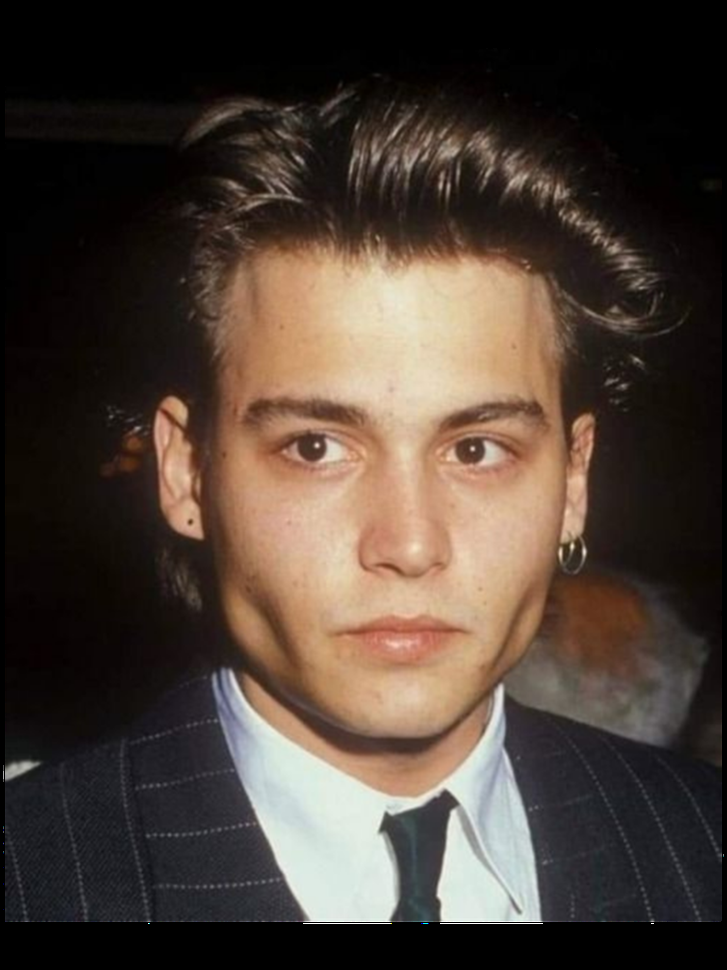
#> input picture face recognition/faces_to_train/Jonny Depp/1702798852_YoungJohnnyDepp.png, 727 x 970 px, shrunk from 2400 x 3200 before the run; its folder holds only this picture in this run
$ python face_train.py
#> lines starting #> are read from the running program, lines starting #| are printed output that depends on the picture
import cv2 as cv
import numpy as np
import os


haar_cascade = cv.CascadeClassifier('haar_face_recognition.xml')
people = ['Jonny Depp', 'Zayn Malik', 'Zendaya']
DIR = r'faces_to_train'

features = []
labels = []


def create_train():
    for person in people:
        path = os.path.join(DIR,person)
        label = people.index(person)

        for img in os.listdir(path):
            img_path = os.path.join(path,img)

            img_array = cv.imread(img_path)
#> img_array is the input picture: shape (970, 727, 3); mean B, G, R 53.9, 62.9, 75.5
            gray = cv.cvtColor(img_array,cv.COLOR_BGR2GRAY)
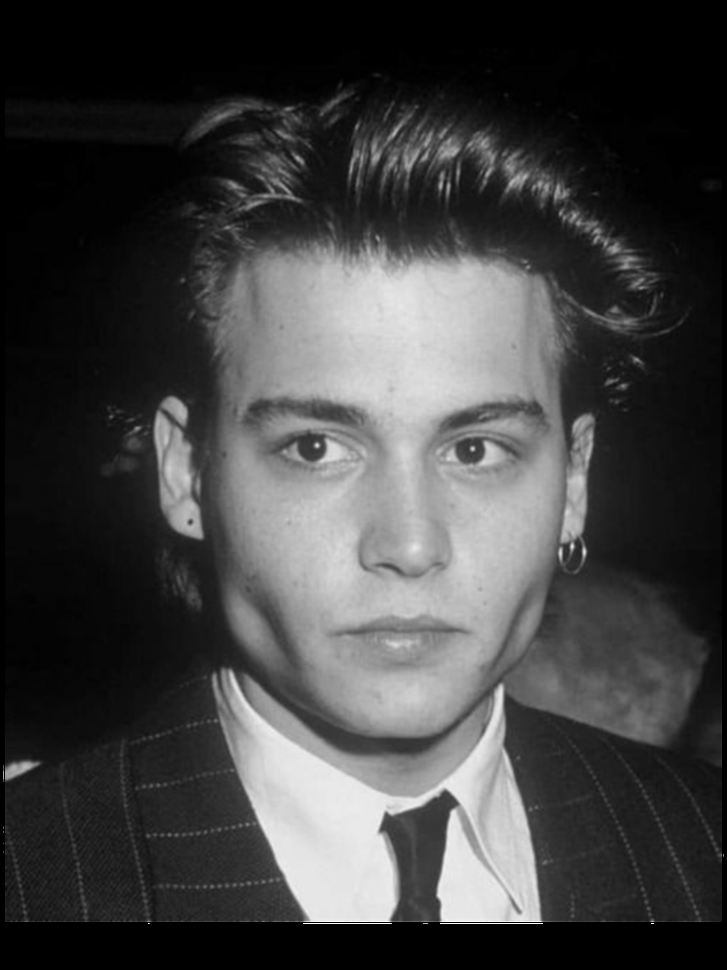
#> gray: shape (970, 727); min 0, max 255, mean 65.6

            Face_rect = haar_cascade.detectMultiScale(gray,5,4)
#> Face_rect = [[89, 206, 600, 600]]

            for (x,y,w,h) in Face_rect:
                face_roi = gray[y:y+h,x:x+w]
                features.append(face_roi)
                labels.append(label)
#> this loop made 1 pass
#> pass 1, in create_train, `face_roi = gray[y:y+h,x:x+w]`:
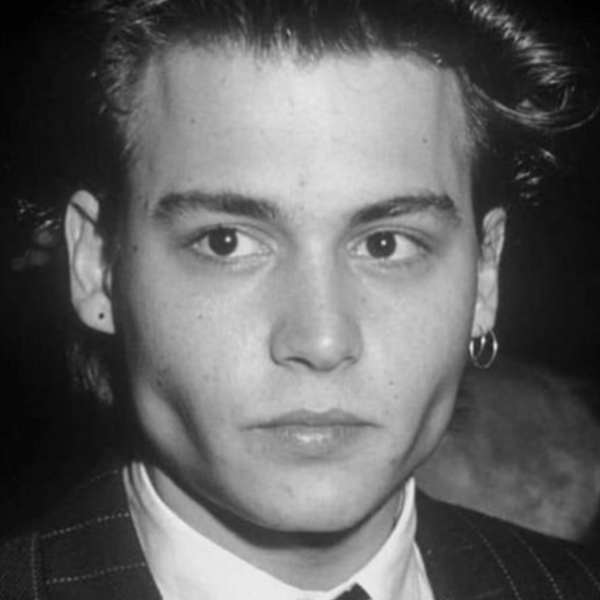
#> face_roi: shape (600, 600); min 1, max 238, mean 99.1
#> after the loop, features = 1 item; labels = [0]
#> pass 2 of the loop in create_train, `for person in people:`:
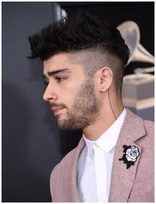
#> input picture face recognition/faces_to_train/Zayn Malik/36e601241ec2e5f26795690807106eb4.jpg, 156 x 204 px, shrunk from 515 x 673 before the run
#> in create_train, img_array is the input picture: shape (204, 156, 3); mean B, G, R 104.5, 101.2, 114.7
#> in create_train, `gray = cv.cvtColor(img_array,cv.COLOR_BGR2GRAY)`:
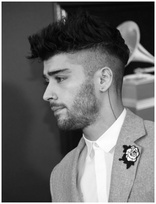
#> gray: shape (204, 156); min 0, max 255, mean 105.6
#> Face_rect = ()


#> (the run stopped early here; a loop or call above may not have finished)
